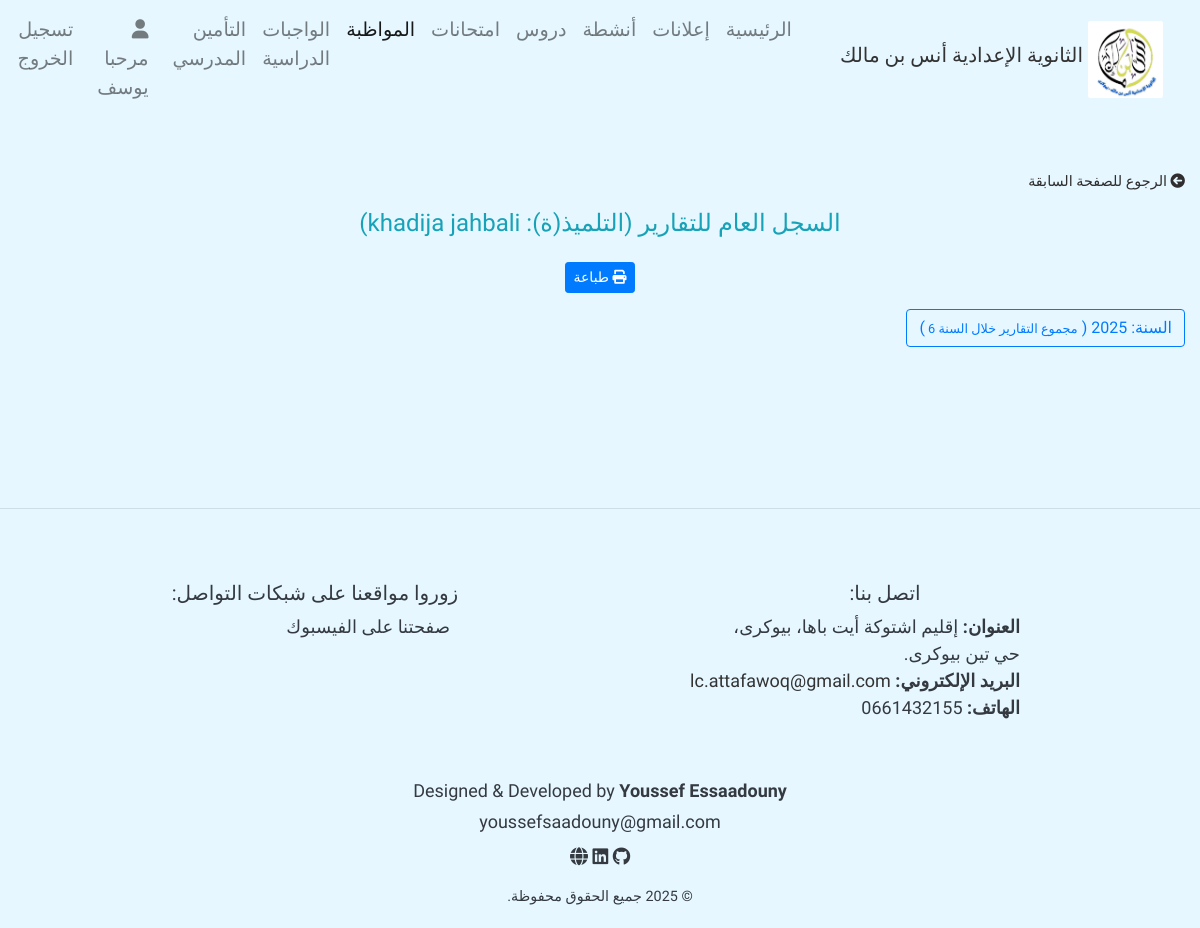
The page /studentTotalreports/12 (signed in) on the database its author committed.
### home/models.py (models this page shows, shortened)
class UserProfile(models.Model):
    user = models.ForeignKey(User, on_delete = models.CASCADE)
    firstname = models.CharField(max_length = 100)
    lastname = models.CharField(max_length = 100)
    User_Type = models.CharField(max_length = 100, null = True, blank = True)
    email = models.EmailField(null = True, blank=  True)

class Student(models.Model):
    massar_num = models.CharField(max_length = 50, null = True, blank = True)
    first_name = models.CharField(max_length = 50)
    last_name = models.CharField(max_length = 50)
    sections = models.ForeignKey(Section, related_name="students", blank = True, null = True, on_delete = models.SET_NULL)
    number_phone = models.CharField(max_length = 14, null = True, blank = True)
    parentEmail = models.EmailField(null=True, blank = True)

### home/decorator.py (the view)
        def wrapper_funct(request, *args, **kwargs):
            group = None
            if request.user.groups.exists():
                group = request.user.groups.all()[0].name
            if group and group in allowed_roles:
                return view_func(request, *args, **kwargs)
            else:
                return HttpResponse('أنت غير مؤهل لزيارة هذه الصفحة.')

### home/decorator.py (called while the page is built)
def allowed_user(allowed_roles = []):
    def decorator(view_func):
        def wrapper_funct(request, *args, **kwargs):
            group = None
            if request.user.groups.exists():
                group = request.user.groups.all()[0].name
            if group and group in allowed_roles:
                return view_func(request, *args, **kwargs)
            else:
                return HttpResponse('أنت غير مؤهل لزيارة هذه الصفحة.')
        return wrapper_funct
    return decorator

### home/models.py (called while the page is built)
    def __str__(self):
        return self.name

### home/templatetags/custom_filter.py (called while the page is built)
@register.filter
def get_item(dictionary, key):
    try:
        if dictionary is not None and key is not None:
            return dictionary.get(key)
    except AttributeError:
        pass
    return None

@register.filter
def get_month(number):
    return ARABIC_MONTHS.get(number)

### templates/pages/attendance/reports/studentTotalReports.html (shortened to what this page needs)
{% extends 'base.html' %}
{% load static %}
{% load custom_filter %}
{% block content %}
<div class="container-fluid my-5">
    <div class="mb-3 text-start">
        <a href="{% url 'add_reports' student.id %}" class="text-decoration-none" style="color: inherit; font-size: 0.9rem;">
          <i class="fas fa-arrow-circle-left me-1"></i> الرجوع للصفحة السابقة
        </a>
      </div>
      <div class="mb-4  text-center text-info">
        <h4>
        السجل العام للتقارير (التلميذ(ة): {{ student.first_name }} {{ student.last_name }})
        </h4>
      </div>
      <div class="text-center mb-3">
        <button class="btn btn-sm btn-primary" onclick="window.print()">
          <i class="fas fa-print me-1"></i> طباعة
        </button>
      </div>
    {% for year, reports in grouped_reports.items %}
        <div class="mb-3 d-inline">
            <p class="d-inline-flex gap-1">
                <a class="btn btn-outline-primary" data-toggle="collapse" href="#collapseYear{{ year }}" role="button" aria-expanded="false" aria-controls="collapseYear{{ year }}">
                    السنة: {{ year }}
                    (
                    <small> مجموع التقارير خلال السنة {% with yearCount|get_item:year as total %} {{total}}  {% endwith %} </small>
                    )
                </a>
            </p>
        </div>
        {% empty %}
        <p class="text-center text-muted">لا توجد بيانات تقارير متاحة.</p>
        {% endfor %}
</div>
{% endblock %}

### templates/parts/navbar.html (shortened to what this page needs)
 {% load static %}
 <nav class="navbar navbar-expand-lg navbar-light " style="font-size:medium; font-weight:normal" dir="rtl">
        <a href="/" class="navbar-brand text-center d-flex align-items-center">
            <img src="{% static 'photos/aim.jpg' %}" alt="شعار الثانوية الإعدادية أنس بن مالك ">
            <h5>الثانوية الإعدادية أنس بن مالك </h5>
        </a>
        <div id="navbarContent" class="collapse navbar-collapse justify-content-center">
            <ul class="navbar-nav" style="border-radius:2px; color:#f8f9fa">
                <li class="nav-item {% if request.path == '/' %} active {% endif %} "><a href="/" class="nav-link">  الرئيسية</a></li>
                <li class="nav-item {% if request.resolver_match.url_name == 'announce' or request.resolver_match.url_name == 'add_announce' %} active {% endif %}"><a href="{% url 'announce' %}" class="nav-link">إعلانات</a></li>
                <li class="nav-item {% if request.resolver_match.url_name == 'ShowActivities' or request.resolver_match.url_name == 'add_activity' %} active {% endif %}"><a href="{% url 'ShowActivities' %}" class="nav-link">أنشطة</a></li>
                <li class="nav-item   "><a href=" {% if 'admin' in request.user.groups.all|join:',' or 'teacher' in request.user.groups.all|join:',' or 'general_surveillance' in request.user.groups.all|join:','  %} {% url 'UserCourseList' %} {% else %} {% url 'course_res' %} {% endif %} " class="nav-link">دروس</a></li>
                <li class="nav-item "><a href="{% url 'exams' %}" class="nav-link">امتحانات</a></li>
                {% if 'admin' in request.user.groups.all|join:", " or 'general_surveillance' in request.user.groups.all|join:", " %}
                <li class="nav-item {% if request.path == '/classes/' or request.path == '/ClassStudents/' or request.resolver_match.url_name == 'studentTotalAbsence' or request.resolver_match.url_name == 'studentAbsence' or request.resolver_match.url_name == 'StudentAttendance' or request.resolver_match.url_name == 'ClassStudents' or request.resolver_match.url_name == 'add_reports' or request.resolver_match.url_name == 'studentTotalreports' %} active {% endif %}"><a href="{% url 'classes' %}" class="nav-link seasonsDropdown"> المواظبة </a></li>
                {% endif %}
                {% if 'admin' in request.user.groups.all|join:", " or 'teacher' in request.user.groups.all|join:", "  or 'student' in request.user.groups.all|join:", " %}
                <li class="nav-item "><a href=" {% if 'student' in request.user.groups.all|join:',' %} {% url 'homeWork' %} {% else %} {% url 'UserHomeWorkList' %} {% endif %} " class="nav-link seasonsDropdown"> الواجبات الدراسية</a></li>
                {% endif %}
                <li class="nav-item {% if request.path == '/add_insurance/' %} active {% endif %}"><a href="{% url 'add_insurance' %}" class="nav-link seasonsDropdown">  التأمين المدرسي</a></li>
                {% url 'password_change' as p %}
                {% url 'password_change_done' as d %}
                <li class="nav-item mx-2 {% if request.path == '/UserInfo/' %} active {% endif %}"><a href="{% url 'UserInfo' %}" class="nav-link user" >{% if request.path != p and request.path != d %} <i class="fas fa-user "></i>  مرحبا  {{user_info.firstname}} {% endif %}</a></li>
                <li class="nav-item "><a href="{% url 'signout' %}" class="nav-link out"> تسجيل الخروج  </a></li>
            </ul>
        </div>
    </nav>

### LC_tassegdelt/static/css/style.css (style rules this page uses)
body { background: #e6f7ff; color: #2f2d2d; position: relative; font-size: large; font-family: 'Tajawal' , 'Gupter', 'Marhey', sans-serif !important; direction: rtl; text-align: right; }
.navbar-brand { display: flex; align-items: center; justify-content: center; }
.navbar-brand img { max-width: 75px; margin: 5px; border-radius: 2px; }
.navbar-brand h5 { color: #333333; font-family: 'Reem Kufi Fun'; }
.nav-link, .nav-link:visited { font-size: larger; color: #f8f9fa; }
.nav-item { font-family: 'Reem Kufi Fun'; }
@media (min-width: 576px) { .navbar-brand { flex-direction: row; } }
@media (min-width: 576px) { .navbar-brand img { max-width: 75px; margin: 5px; } }

### rows shown on the page
UserProfile: firstname "يوسف"
Student: first_name "khadija", last_name "jahbali"

### other values the page prints
{{ total }} "6"
